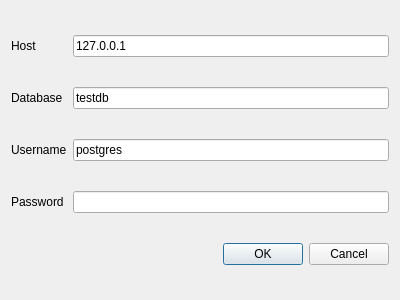
<?xml version="1.0" encoding="UTF-8"?>
<ui version="4.0">
 <class>Dialog</class>
 <widget class="QDialog" name="Dialog">
  <property name="geometry">
   <rect>
    <x>0</x>
    <y>0</y>
    <width>400</width>
    <height>300</height>
   </rect>
  </property>
  <property name="windowTitle">
   <string>Dialog</string>
  </property>
  <layout class="QGridLayout" name="gridLayout">
   <item row="0" column="0">
    <widget class="QLabel" name="label">
     <property name="text">
      <string>Host</string>
     </property>
    </widget>
   </item>
   <item row="0" column="1">
    <widget class="QLineEdit" name="host">
     <property name="text">
      <string>127.0.0.1</string>
     </property>
    </widget>
   </item>
   <item row="1" column="0">
    <widget class="QLabel" name="label_2">
     <property name="text">
      <string>Database</string>
     </property>
    </widget>
   </item>
   <item row="1" column="1">
    <widget class="QLineEdit" name="db">
     <property name="text">
      <string>testdb</string>
     </property>
    </widget>
   </item>
   <item row="2" column="0">
    <widget class="QLabel" name="label_3">
     <property name="text">
      <string>Username</string>
     </property>
    </widget>
   </item>
   <item row="2" column="1">
    <widget class="QLineEdit" name="uname">
     <property name="text">
      <string>postgres</string>
     </property>
    </widget>
   </item>
   <item row="3" column="0">
    <widget class="QLabel" name="label_4">
     <property name="text">
      <string>Password</string>
     </property>
    </widget>
   </item>
   <item row="3" column="1">
    <widget class="QLineEdit" name="pw">
     <property name="echoMode">
      <enum>QLineEdit::Password</enum>
     </property>
    </widget>
   </item>
   <item row="4" column="0" colspan="2">
    <widget class="QDialogButtonBox" name="buttonBox">
     <property name="orientation">
      <enum>Qt::Horizontal</enum>
     </property>
     <property name="standardButtons">
      <set>QDialogButtonBox::Cancel|QDialogButtonBox::Ok</set>
     </property>
    </widget>
   </item>
  </layout>
 </widget>
 <resources/>
 <connections>
  <connection>
   <sender>buttonBox</sender>
   <signal>accepted()</signal>
   <receiver>Dialog</receiver>
   <slot>accept()</slot>
   <hints>
    <hint type="sourcelabel">
     <x>248</x>
     <y>254</y>
    </hint>
    <hint type="destinationlabel">
     <x>157</x>
     <y>274</y>
    </hint>
   </hints>
  </connection>
  <connection>
   <sender>buttonBox</sender>
   <signal>rejected()</signal>
   <receiver>Dialog</receiver>
   <slot>reject()</slot>
   <hints>
    <hint type="sourcelabel">
     <x>316</x>
     <y>260</y>
    </hint>
    <hint type="destinationlabel">
     <x>286</x>
     <y>274</y>
    </hint>
   </hints>
  </connection>
 </connections>
</ui>
